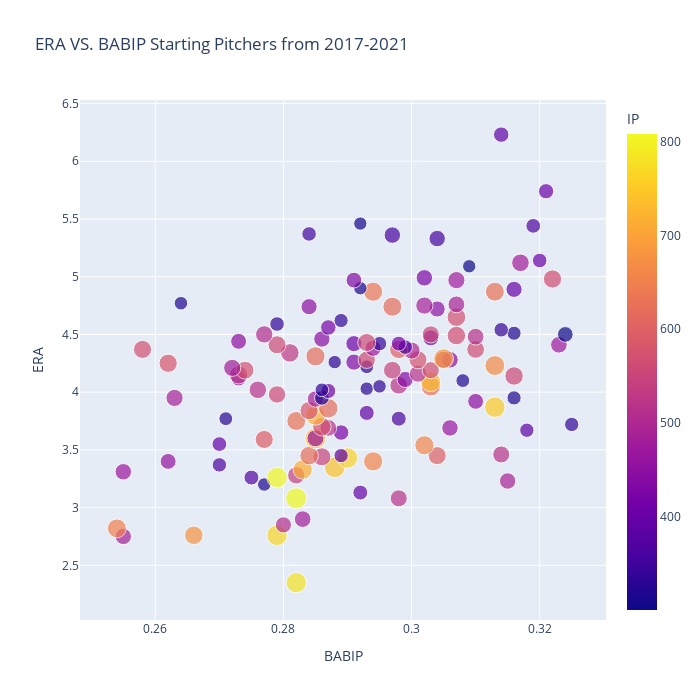

The code cell stored with this chart in its notebook:
### Code cell
fig = px.scatter(fg_sav, x="BABIP", y="ERA",
                 size = 'pitch_count',color ="IP",
                 hover_name="Name", log_x=False, size_max=15, width=700, height=700,
                 title = "ERA VS. BABIP Starting Pitchers from 2017-2021")


#px.plot()

fig.show()

### Figure 1 — Plotly figure (JSON) as saved in the notebook; plotly's stock layout.template omitted (floating-point values rounded to 4 significant figures; data arrays with more than 128 entries replaced by an {"elided": "..."} marker saying what was removed)
{"data": [{"hovertemplate": "<b>%{hovertext}</b><br><br>BABIP=%{x}<br>ERA=%{y}<br>pitch_count=%{marker.size}<br>IP=%{marker.color}<extra></extra>", "hovertext": {"elided": "132 str values"}, "legendgroup": "", "marker": {"color": {"elided": "132 float values"}, "coloraxis": "coloraxis", "size": {"elided": "132 int values"}, "sizemode": "area", "sizeref": 58.24, "symbol": "circle"}, "mode": "markers", "name": "", "orientation": "v", "showlegend": false, "type": "scatter", "x": {"elided": "132 float values"}, "xaxis": "x", "y": {"elided": "132 float values"}, "yaxis": "y"}], "layout": {"coloraxis": {"colorbar": {"title": {"text": "IP"}}, "colorscale": [[0, "#0d0887"], [0.1111, "#46039f"], [0.2222, "#7201a8"], [0.3333, "#9c179e"], [0.4444, "#bd3786"], [0.5556, "#d8576b"], [0.6667, "#ed7953"], [0.7778, "#fb9f3a"], [0.8889, "#fdca26"], [1, "#f0f921"]]}, "height": 700, "legend": {"itemsizing": "constant", "tracegroupgap": 0}, "title": {"text": "ERA VS. BABIP Starting Pitchers from 2017-2021"}, "width": 700, "xaxis": {"anchor": "y", "domain": [0, 1], "title": {"text": "BABIP"}}, "yaxis": {"anchor": "x", "domain": [0, 1], "title": {"text": "ERA"}}}}
